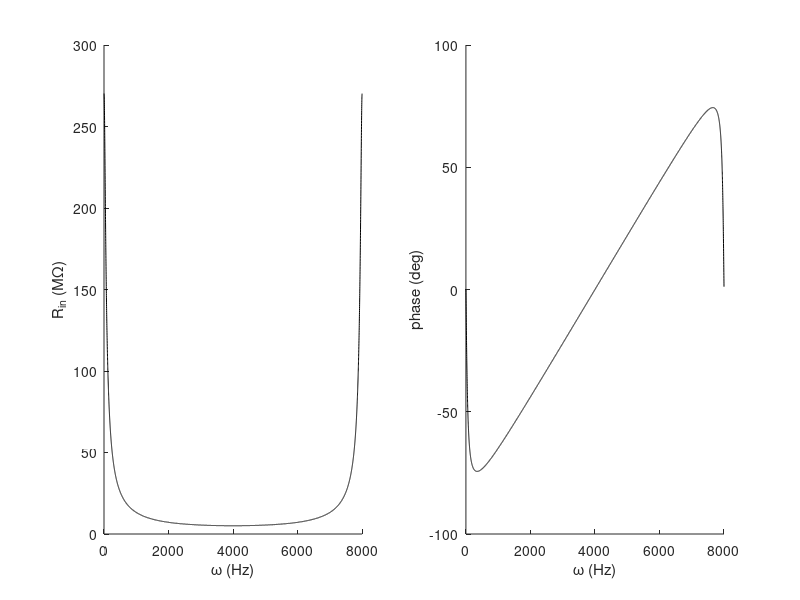
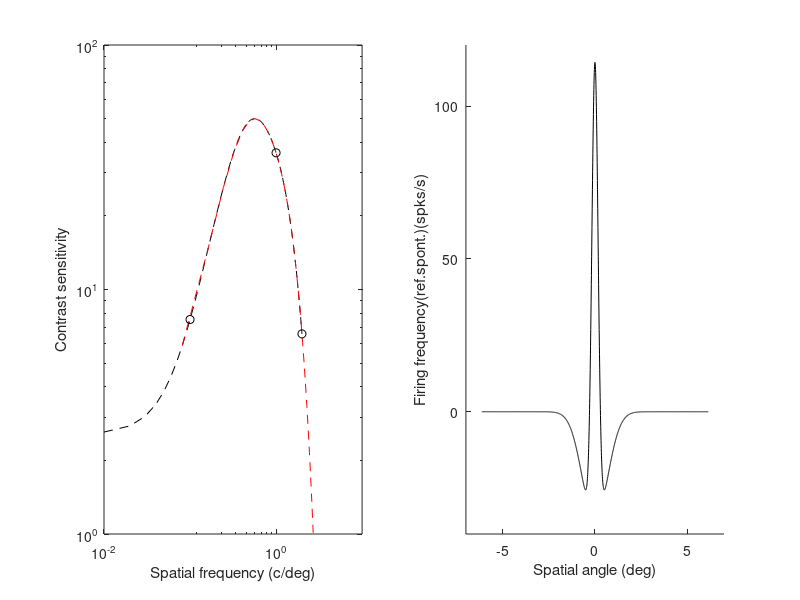

Source code (MATLAB) for these figures, in order:
figure(1)
A = 4*pi*10^-6;
Cm = 1;
gCl = 0.3;
tau = Cm/gCl*10^-3;
dt = 1/8*10^-3;
N = 8192;
T = N*dt;
df = 1/T;
F = N*df;
t = linspace(0,T,N);
f = linspace(0,F,N);
w = exp(-t/tau).*(t>=0);
w_hat = fft(w)*dt;
m = abs(w_hat)/A/Cm;
phi = angle(w_hat)*180/pi;
subplot(1,2,1)
plot(f,m,'k')
xlabel('\omega (Hz)')
ylabel('R_{in} (M\Omega)')
%xlim([0 100]) %to produce same figures as Fig 3.1
box off
subplot(1,2,2)
plot(f,phi,'k')
xlabel('\omega (Hz)')
ylabel('phase (deg)')
%xlim([0 100]) %to produce same figures as Fig 3.1
box off
figure (2)
rc = 0.24;
rs = 0.96;
c = 0.06;
kc = 1;
ks = kc*c;
fx = 0.01:0.01:2;
u_hat = kc*rc^2*pi*exp(-(rc*pi*fx).^2) - ks*rs^2*pi*exp(-(rs*pi*fx).^2);
scale = 50/max(u_hat);
dx = 0.006;
N = 2048;
x_end = dx*N/2;
x_start = -dx*(N/2-1);
x = x_start:dx:x_end;
u = kc*rc*sqrt(pi)*exp(-(x/rc).^2)-ks*rs*sqrt(pi)*exp(-(x/rs).^2);
u = scale*u;
u_t(1:1025) = u(1024:2048);
u_t(2048:-1:1026)= u(1023:-1:1);
subplot(1,2,2)
plot(x,u,'k')
box off
xlim([-7 7])
xticks([-5 0 5])
xlabel('Spatial angle (deg)')
yticks([0 50 100])
ylabel('Firing frequency(ref.spont.)(spks/s)')
df = 1/dx/N;
u_hat_t = fft(u_t)*dx;
fx_t= (0:1:1025)*df;
subplot(1,2,1)
u_hat = u_hat*scale;
u_hat_t = real(u_hat_t);
fx_g = [0.1 1 2];
ft = 3;
dt_g = 1;
T_g = 1000;
Nt = T_g/dt_g;
t_g = linspace(0,T_g,Nt);
for j= 1:3
  g = zeros(1000,2048);
  
  for i = 1:Nt
    g(i,1:2048) = cos(2*pi*fx_g(j)*x - 2*pi*ft*t_g(i)*10^-3);
  end
  c = g*u'*dx;
  
  cx(j) = max(c);
end

loglog(fx,u_hat,'k--',fx_t,u_hat_t(1:1026),'r--');
hold on
plot(fx_g,cx,'Marker','o','Color','k','LineStyle','none')
hold off
xlabel('Spatial frequency (c/deg)')
xlim([10^-2 10^1])
xticks([10^-2 10^0])
ylabel('Contrast sensitivity')
ylim([10^0 10^2])
yticks([10^0 10^1 10^2])
